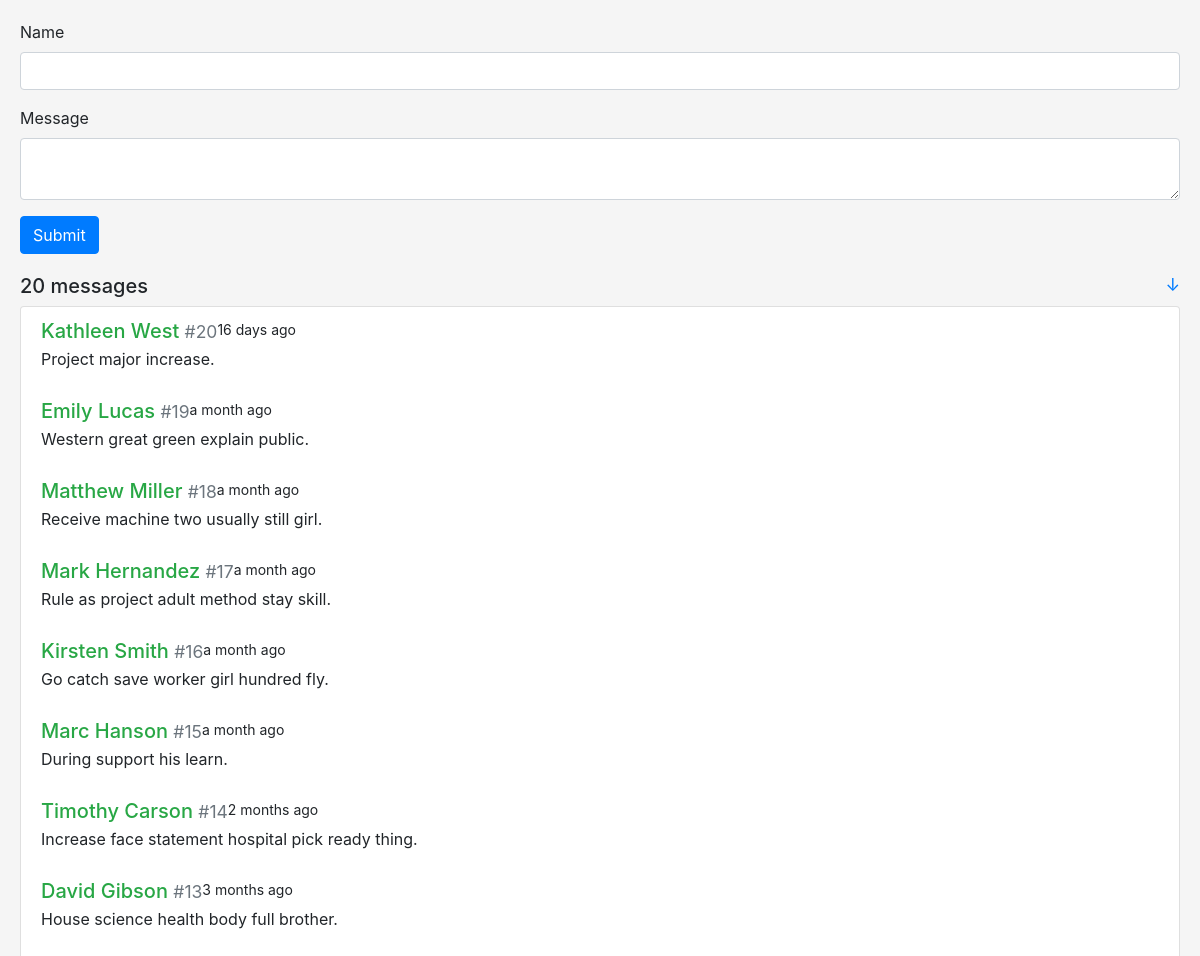
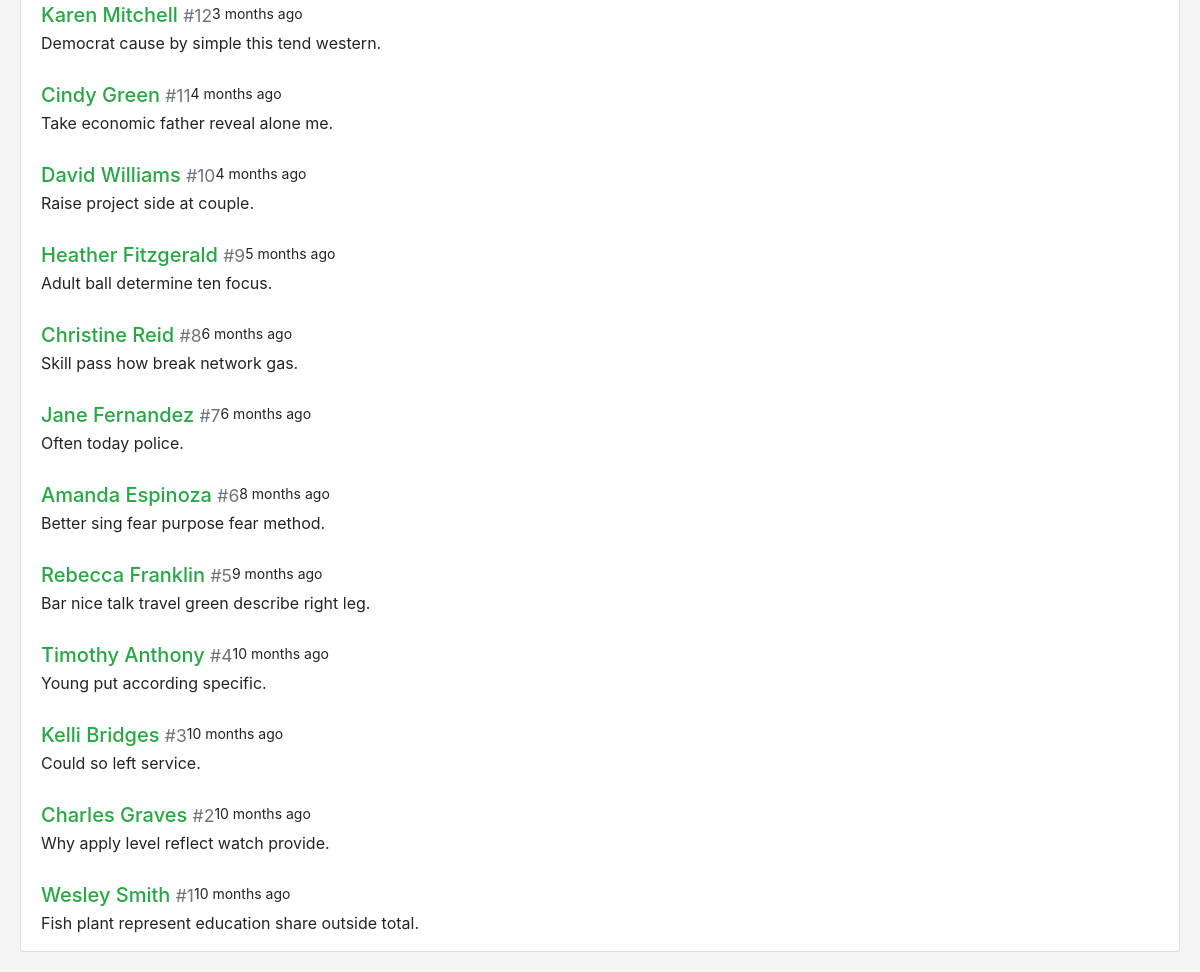
The page / on the database its author committed (2 pictures, top to bottom).
### sayhello/models.py (models this page shows)
class Message(db.Model):
    id = db.Column(db.Integer, primary_key=True)
    name = db.Column(db.String(20))
    body = db.Column(db.String(200))
    timestamp = db.Column(db.DateTime, default=datetime.utcnow, index=True)

### sayhello/views.py (the view, shortened to what this page needs)
@app.route('/', methods=['GET', 'POST'])
def index():
    messages = Message.query.order_by(Message.timestamp.desc()).all()
    form = HelloForm()
    return render_template('index.html', form=form, messages=messages)

### sayhello/forms.py
class HelloForm(FlaskForm):
    name = StringField('Name', validators=[DataRequired(), Length(1, 20)])
    body = TextAreaField('Message', validators=[DataRequired(), Length(1, 200)])
    submit = SubmitField()

### sayhello/templates/index.html (shortened to what this page needs)
{% extends 'base.html' %}
{% from 'bootstrap/form.html' import render_form %}
{% block content %}
<div class="hello-form">
    {{ render_form(form) }}
</div>
<h5>{{ messages|length }} messages
    <small class="float-right">
        <a href="#bottom" title="Go Bottom">&darr;</a>
    </small>
</h5>
<div class="list-group">
    {% for message in messages %}
        <a class="list-group-item list-group-item-action flex-column">
            <div class="d-flex w-100 justify-coutent-between">
                <h5 class="mb-1 text-success">{{ message.name }}
                    <small class="text-muted">#{{loop.revindex}}</small>
                </h5>
                <small style="float: right;" data-toggle="tooltip" data-placement="top" data-delay="500"
                data-timestamp="{{ message.timestamp.strftime('%Y-%m-%dT%H:%M:%S') }}" >
                    {{ moment(message.timestamp).fromNow(refresh=True) }}
                </small>
            </div>
            <p class="mb-1">{{ message.body }}</p>
        </a>
    {% endfor %}
</div>
{% endblock %}

### sayhello/templates/base.html (shortened to what this page needs)
<!DOCTYPE html>
<html lang="en">
<head>
    <link rel="stylesheet" href="{{ url_for('static', filename='css/bootstrap.min.css') }}" type="text/css">
    <link rel="stylesheet" href="{{ url_for('static', filename='css/style.css') }}" type="text/css">
    {{ bootstrap.load_css() }}
</head>
<body>
{% block content %}
{% endblock %}
</body>
</html>

### sayhello/static/css/style.css (style rules this page uses)
body { background-color: rgb(245, 245, 245) !important; }
p { overflow-wrap: break-word; word-wrap: break-word; }
.hello-form { margin-bottom: 20px; }

### sayhello/templates/base.html (style rules this page uses)
body { margin: 20px; }

### rows shown on the page
Message: name "Kathleen West", timestamp "16 days ago", body "Project major increase."
Message: name "Emily Lucas", timestamp "a month ago", body "Western great green explain public."
Message: name "Matthew Miller", timestamp "a month ago", body "Receive machine two usually still girl."
Message: name "Mark Hernandez", timestamp "a month ago", body "Rule as project adult method stay skill."
Message: name "Kirsten Smith", timestamp "a month ago", body "Go catch save worker girl hundred fly."
Message: name "Marc Hanson", timestamp "a month ago", body "During support his learn."
Message: name "Timothy Carson", timestamp "2 months ago", body "Increase face statement hospital pick ready thing."
Message: name "David Gibson", timestamp "3 months ago", body "House science health body full brother."
Message: name "Karen Mitchell", timestamp "3 months ago", body "Democrat cause by simple this tend western."
Message: name "Cindy Green", timestamp "4 months ago", body "Take economic father reveal alone me."
Message: name "David Williams", timestamp "4 months ago", body "Raise project side at couple."
Message: name "Heather Fitzgerald", timestamp "5 months ago", body "Adult ball determine ten focus."
Message: name "Christine Reid", timestamp "6 months ago", body "Skill pass how break network gas."
Message: name "Jane Fernandez", timestamp "6 months ago", body "Often today police."
Message: name "Amanda Espinoza", timestamp "8 months ago", body "Better sing fear purpose fear method."
Message: name "Rebecca Franklin", timestamp "9 months ago", body "Bar nice talk travel green describe right leg."
Message: name "Timothy Anthony", timestamp "10 months ago", body "Young put according specific."
Message: name "Kelli Bridges", timestamp "10 months ago", body "Could so left service."
Message: name "Charles Graves", timestamp "10 months ago", body "Why apply level reflect watch provide."
Message: name "Wesley Smith", timestamp "10 months ago", body "Fish plant represent education share outside total."

### other values the page prints
{{ messages|length }} "20"
